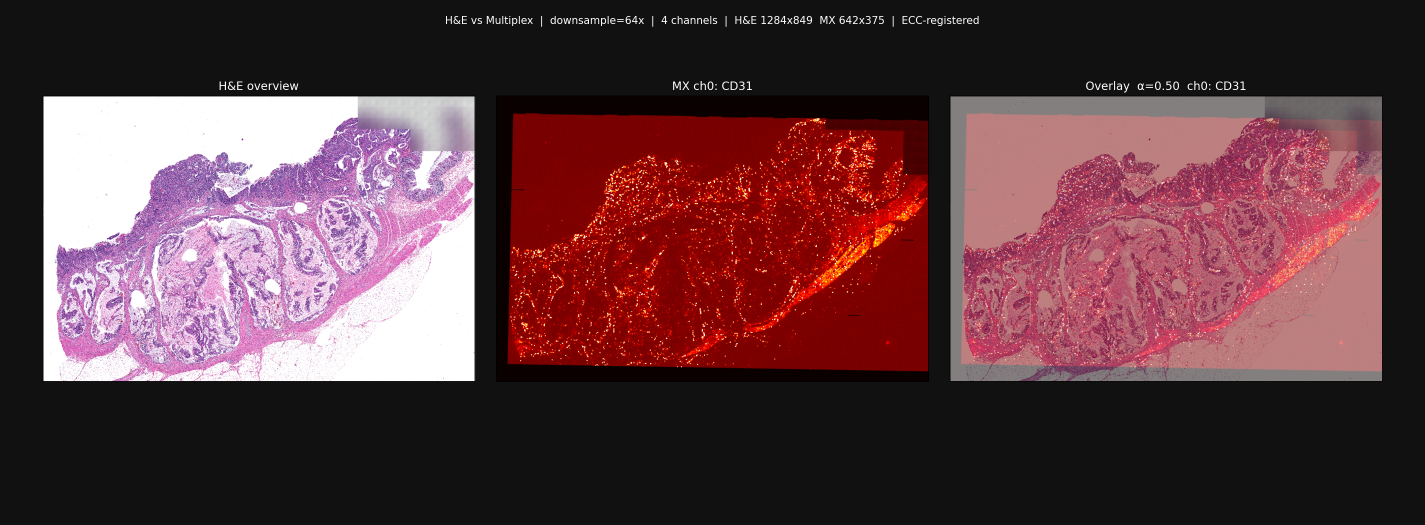
#> input picture vis_registered.png, 2850 x 1050 px (shown at 1/2 size)
$ python -i tissue_mask.py   (imports and definitions only)
#> lines starting #> are read from the running program, lines starting #| are printed output that depends on the picture; after the words box and inside, x2 and y2 are one past the last pixel; in counts of white or black regions, pixels touching at a corner belong together
#> further down, picture is the input picture: shape (1050, 2850, 3); mean B, G, R 64.9, 59.2, 93.9
from __future__ import annotations

import numpy as np
from scipy.ndimage import binary_closing, binary_fill_holes, binary_opening


def _rgb_to_s_v(rgb_uint8: np.ndarray) -> tuple[np.ndarray, np.ndarray]:
    """
    Convert RGB uint8 image to saturation and value (HSV) in [0,1].
    Returns (S, V) as float32 arrays shaped (H,W).
    """
    if rgb_uint8.ndim != 3 or rgb_uint8.shape[-1] != 3:
        raise ValueError("rgb must have shape (H,W,3)")
    rgb = rgb_uint8.astype(np.float32) / 255.0
    r, g, b = rgb[..., 0], rgb[..., 1], rgb[..., 2]
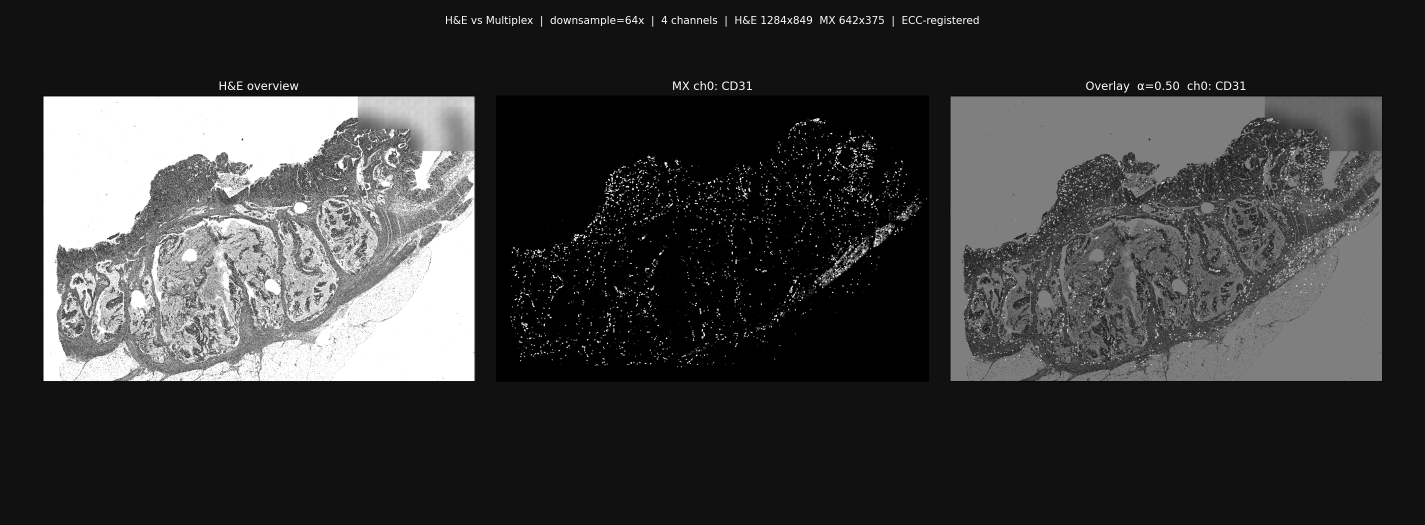
#> g: shape (1050, 2850) float32 (shown at 1/2 size); min 0, max 1, mean 0.232
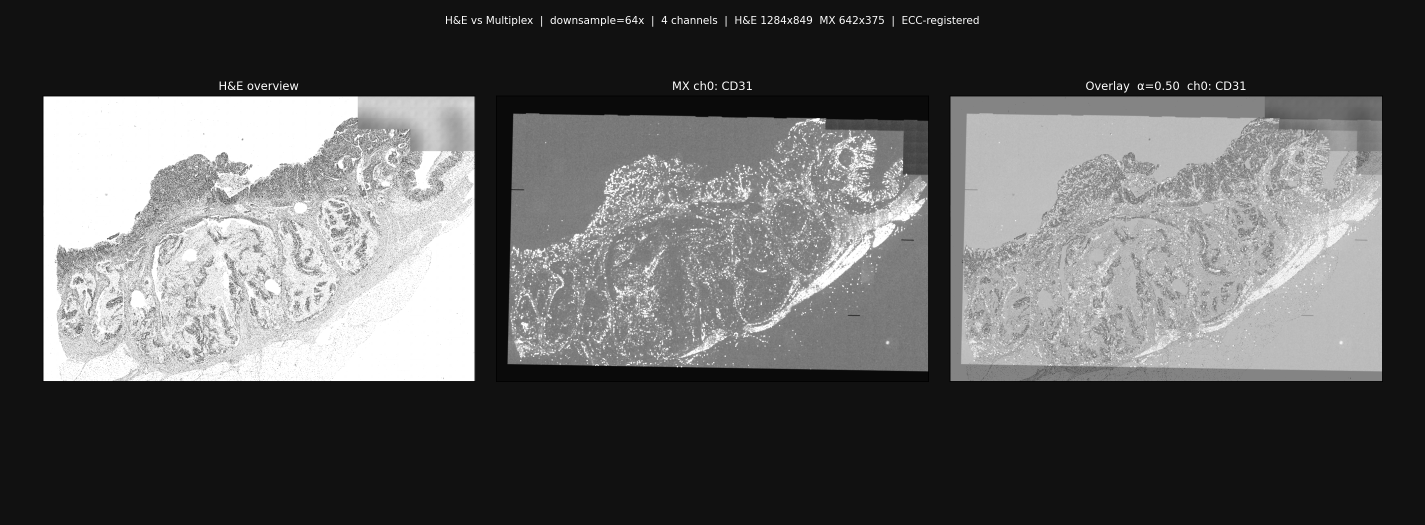
#> b: shape (1050, 2850) float32 (shown at 1/2 size); min 0, max 1, mean 0.368
    mx = np.maximum(np.maximum(r, g), b)
    mn = np.minimum(np.minimum(r, g), b)
    delta = mx - mn
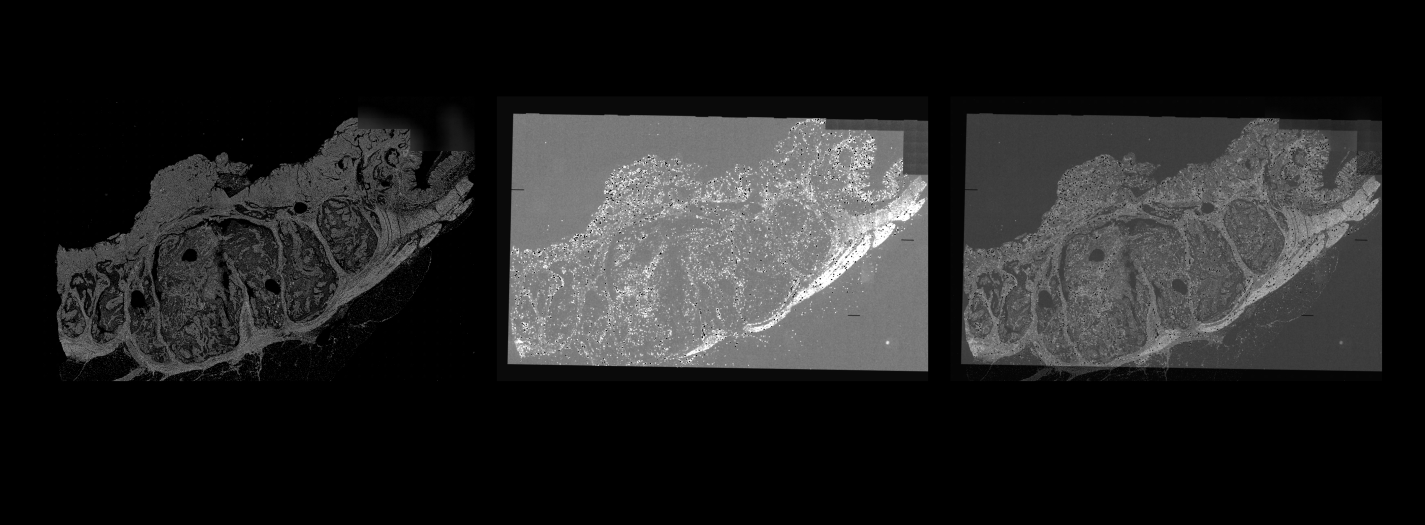
#> delta: shape (1050, 2850) float32 (shown at 1/2 size); min 0, max 1, mean 0.142
    v = mx
    s = np.zeros_like(v, dtype=np.float32)
    nonzero = mx > 1e-6
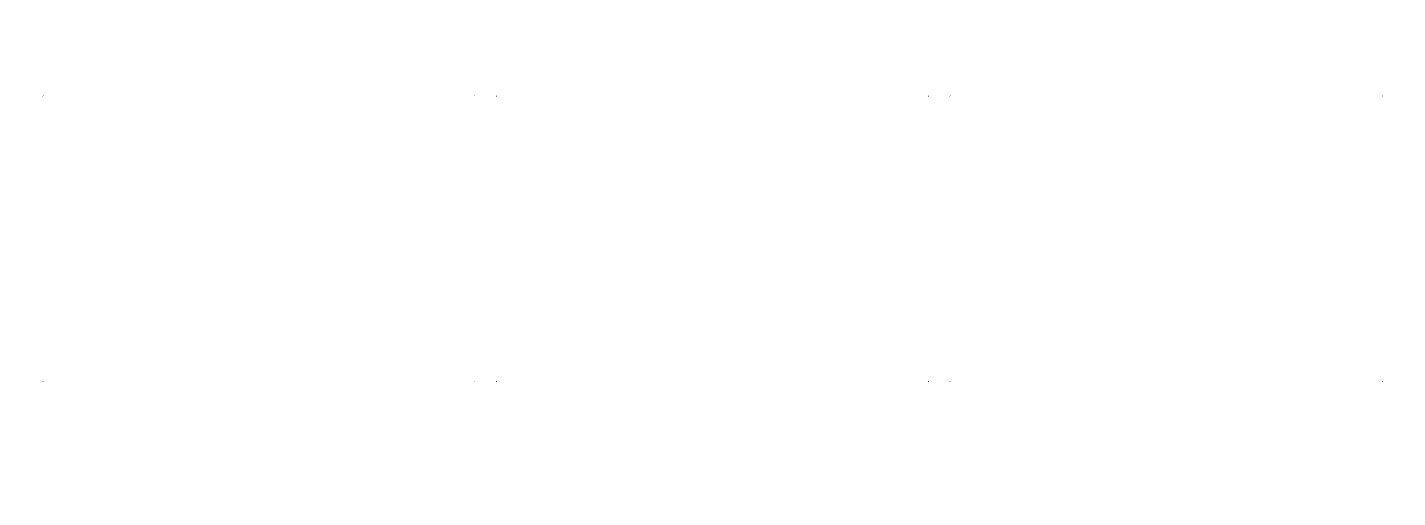
#> nonzero: shape (1050, 2850) bool (shown at 1/2 size); 100% white; black in thin lines or dots, all inside (x1, y1, x2, y2) = (85, 191, 2766, 764)
    s[nonzero] = (delta[nonzero] / mx[nonzero]).astype(np.float32)
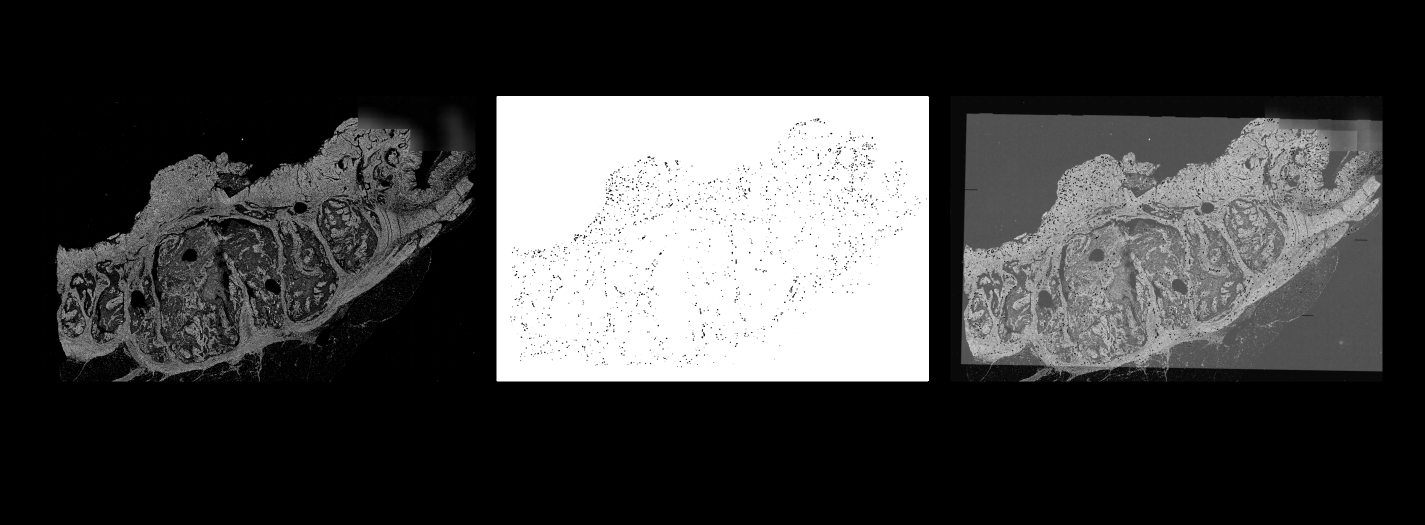
#> s: shape (1050, 2850) float32 (shown at 1/2 size); min 0, max 1, mean 0.255
    return s, v.astype(np.float32)


def tissue_mask_rgb(
    rgb: np.ndarray,
    *,
    sat_thresh: float = 0.05,
    val_thresh: float = 0.98,
    open_size: int = 3,
    close_size: int = 5,
) -> np.ndarray:
    """
    CLAM-style (clean-room) tissue detection for H&E-like RGB.

    Heuristic:
    - Tissue tends to have non-trivial saturation (not gray/white)
    - Background tends to be high value (bright)

    Returns boolean mask (H,W).
    """
    if rgb.dtype != np.uint8:
        rgb = rgb.astype(np.uint8, copy=False)
    s, v = _rgb_to_s_v(rgb)
    m = (s >= float(sat_thresh)) & (v <= float(val_thresh))
#> m: shape (1050, 2850) bool; 38.7% white; 2717 white regions (2663 under 20 px), largest, box (x1, y1, x2, y2) and area: (993, 192, 1858, 763) 481303, (1921, 199, 2765, 763) 431062, (109, 214, 951, 763) 235427

    if open_size and open_size > 1:
        st = np.ones((open_size, open_size), dtype=bool)
        m = binary_opening(m, structure=st)
#> m: shape (1050, 2850) bool; 37.7% white; 165 white regions (127 under 20 px), largest, box (x1, y1, x2, y2) and area: (993, 192, 1858, 763) 479091, (1921, 205, 2765, 763) 427762, (112, 214, 951, 763) 217546
    if close_size and close_size > 1:
        st = np.ones((close_size, close_size), dtype=bool)
        m = binary_closing(m, structure=st)
#> m: shape (1050, 2850) bool; 38.9% white; 46 white regions (31 under 20 px), largest, box (x1, y1, x2, y2) and area: (993, 192, 1858, 763) 488129, (1921, 205, 2765, 763) 429496, (112, 214, 951, 763) 244073
    m = binary_fill_holes(m)
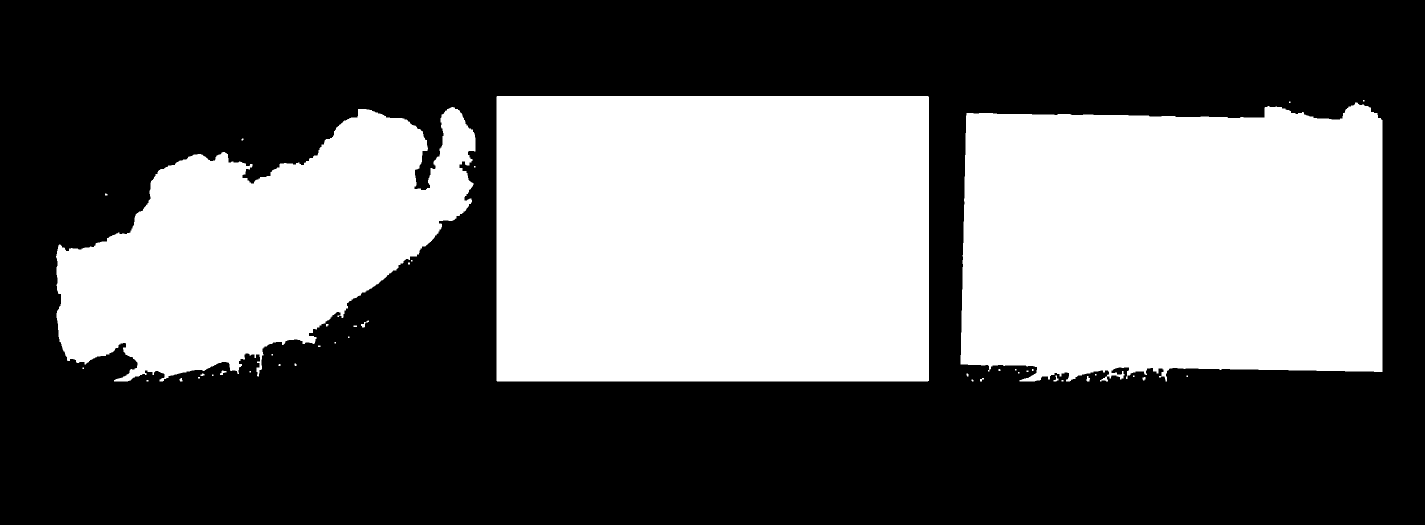
#> m: shape (1050, 2850) bool (shown at 1/2 size); 39.7% white; 42 white regions (28 under 20 px), largest, box (x1, y1, x2, y2) and area: (993, 192, 1858, 763) 493909, (1921, 205, 2765, 763) 429559, (112, 214, 951, 763) 262495
    return m.astype(bool)


def tissue_fraction_rgb(rgb: np.ndarray, **kwargs) -> float:
    m = tissue_mask_rgb(rgb, **kwargs)
    return float(np.mean(m))

>>> import cv2
>>> picture = cv2.imread('vis_registered.png')
>>> result = tissue_mask_rgb(picture)
